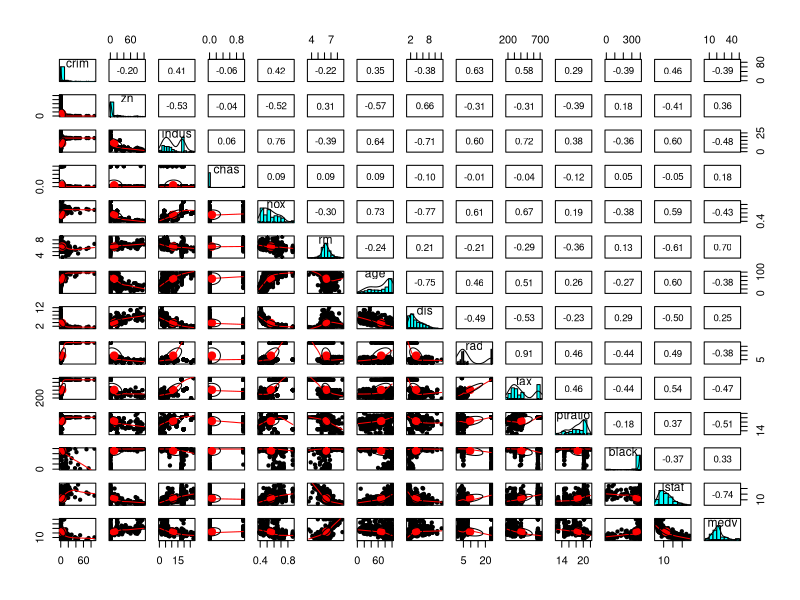
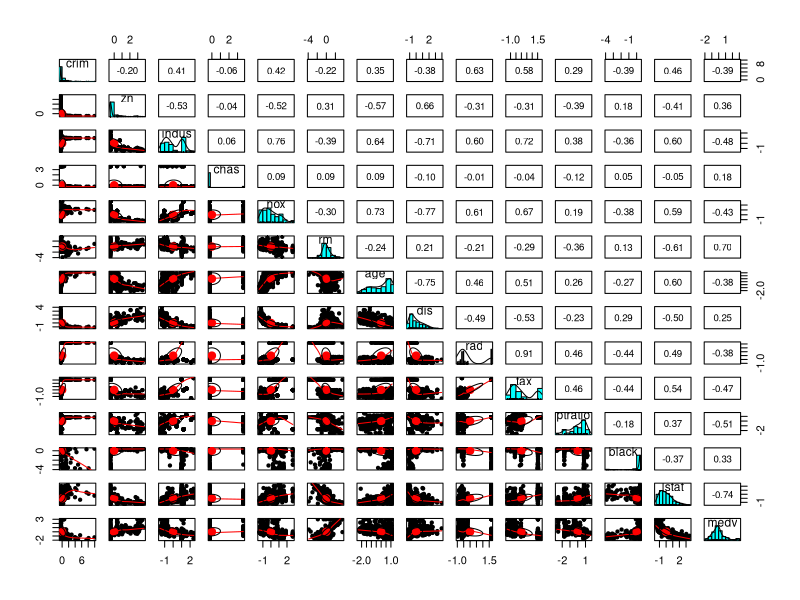
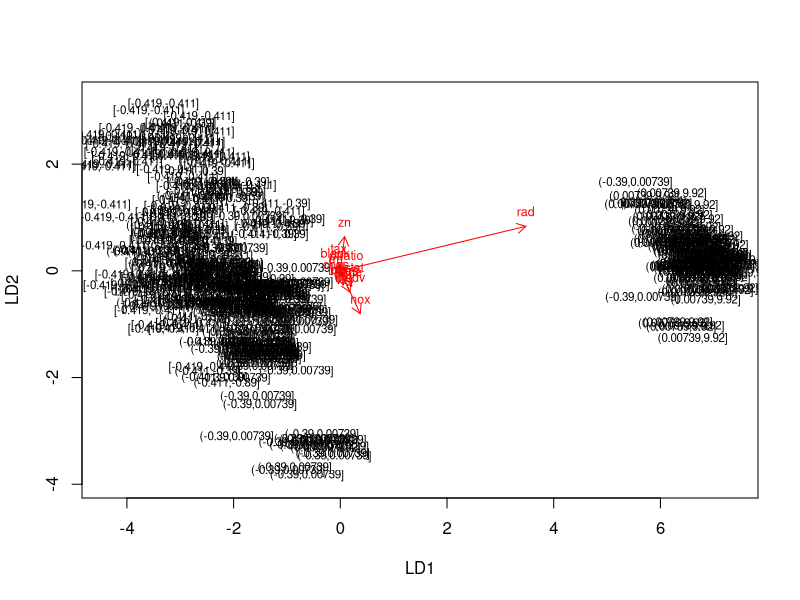
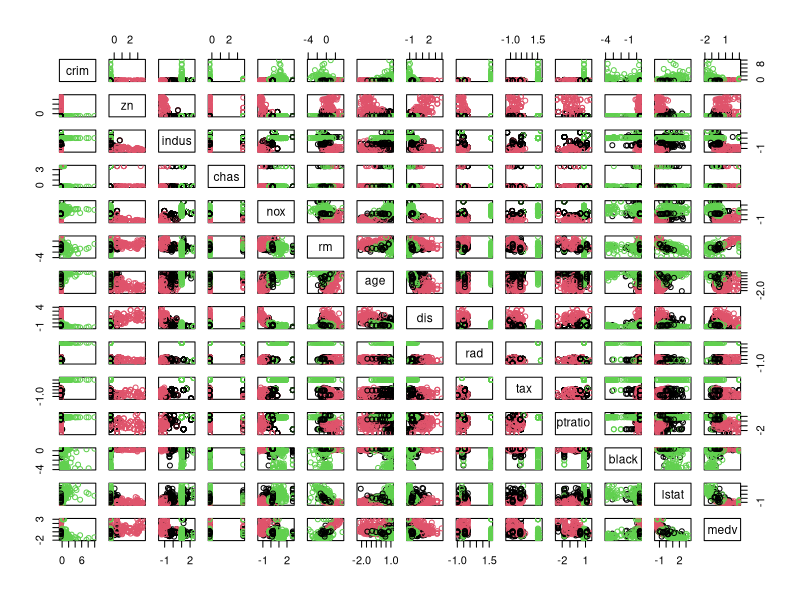
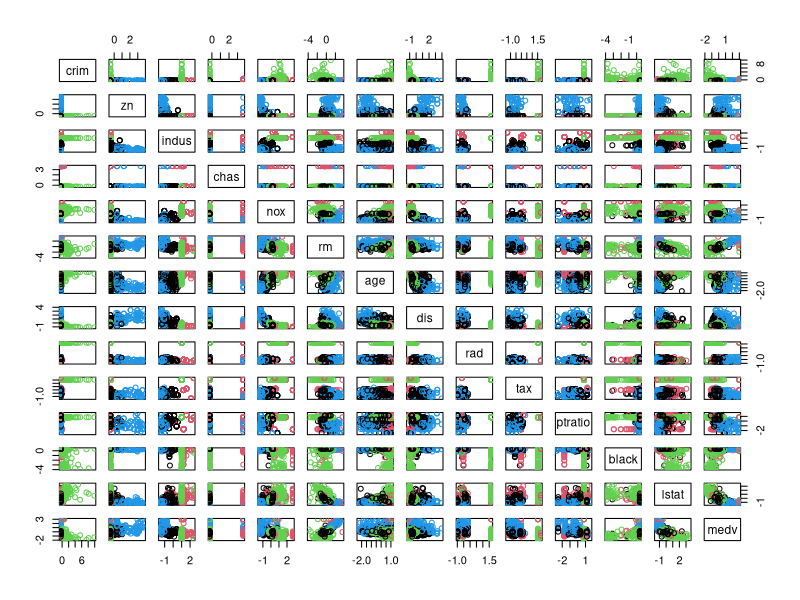
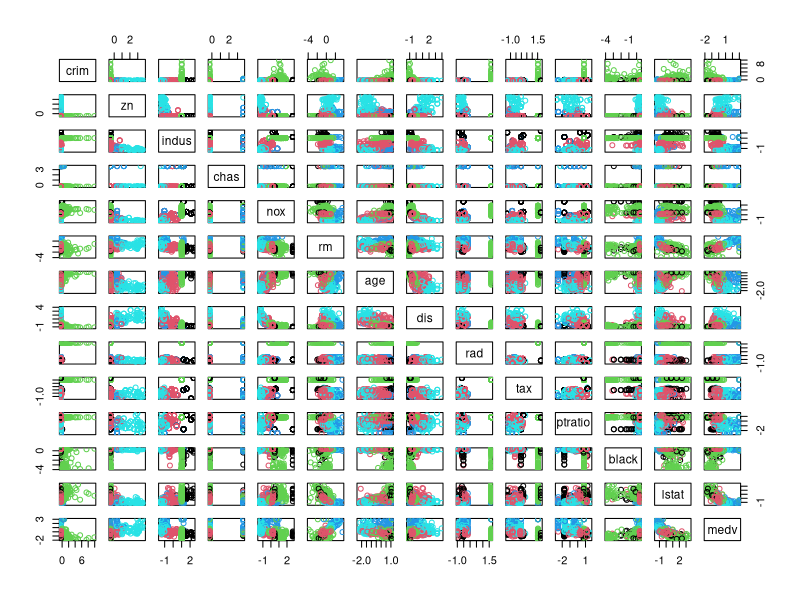
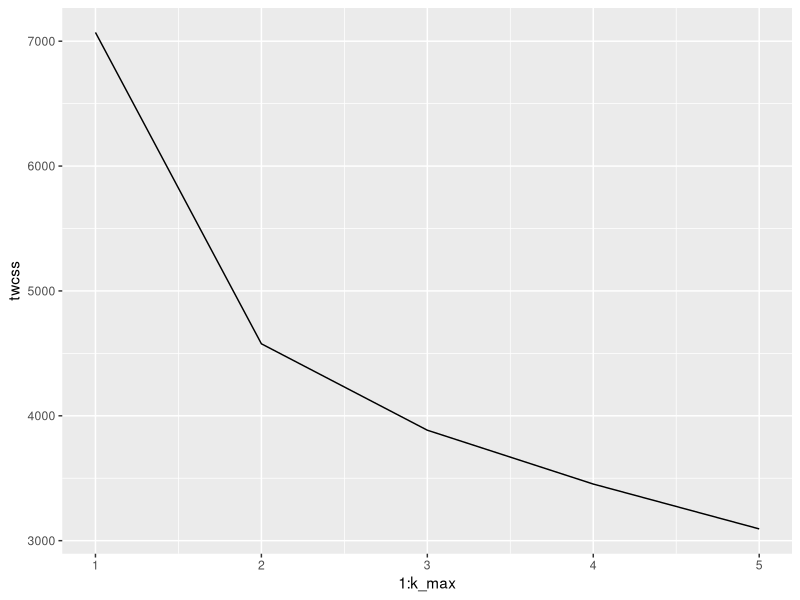
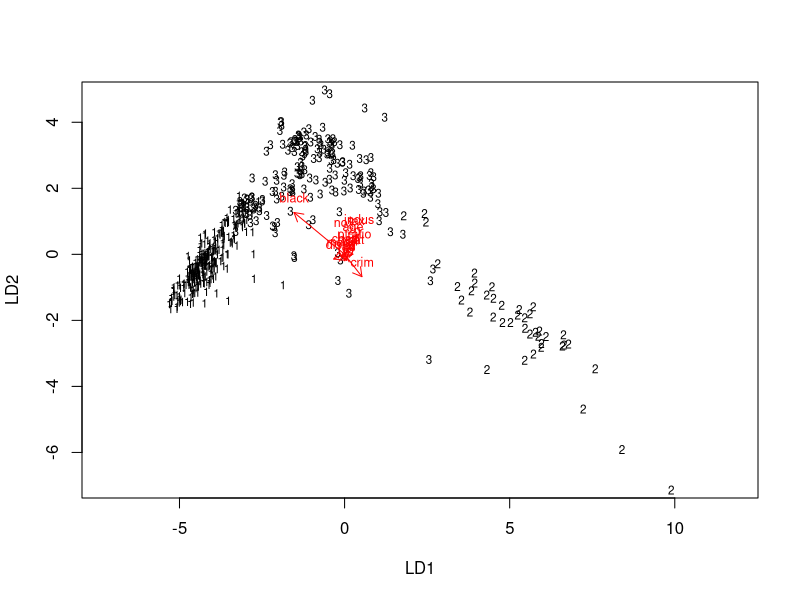

Reproduce these figures in R, in order.
## ---- chunk 1
date()
## ---- chunk 2
library(psych)
library(tidyverse)
library(MASS)
library(corrplot)
library(GGally)
## ---- chunk 3
data("Boston")
dim(Boston)
str(Boston)
## ---- chunk 4
pairs.panels(Boston)
summary(Boston)
## ---- chunk 5
boston_scaled <- scale(Boston)
boston_scaled <- as.data.frame(boston_scaled) # data frame
pairs.panels(boston_scaled)
summary(boston_scaled)
## ---- chunk 6
bins <- quantile(boston_scaled$crim)
crime <- cut(boston_scaled$crim, breaks = bins, include.lowest = TRUE)
boston_scaled$crim <- crime

n <- nrow(boston_scaled)
ind <- sample(n,  size = n * 0.8)
train <- boston_scaled[ind,]
test <- boston_scaled[-ind,]
## ---- chunk 7

lda.fit <- lda(crim ~ ., data = train)

lda.arrows <- function(x, myscale = 1, arrow_heads = 0.1, color = "red", tex = 0.75, choices = c(1,2)){
  heads <- coef(x)
  arrows(x0 = 0, y0 = 0, 
         x1 = myscale * heads[,choices[1]], 
         y1 = myscale * heads[,choices[2]], col=color, length = arrow_heads)
  text(myscale * heads[,choices], labels = row.names(heads), 
       cex = tex, col=color, pos=3)
}

classes <- as.numeric(train$crim)

plot(lda.fit, dimen = 2)
lda.arrows(lda.fit, myscale = 1)
## ---- chunk 8
correct_classes <- test$crim
test <- dplyr::select(test, -crim)

lda.pred <- predict(lda.fit, newdata = test)
table(correct = correct_classes, predicted = lda.pred$class)
## ---- chunk 9
boston_scaled <- scale(Boston)
boston_scaled <- as.data.frame(boston_scaled) # data frame

dist_eu <- dist(boston_scaled, method = "euclidean")
dist_man <- dist(boston_scaled, method = "manhattan")

km <- kmeans(boston_scaled, centers = 3)
pairs(boston_scaled, col = km$cluster)
## ---- chunk 10
km <- kmeans(boston_scaled, centers = 4)
pairs(boston_scaled, col = km$cluster)
## ---- chunk 11
km <- kmeans(boston_scaled, centers = 5)
pairs(boston_scaled, col = km$cluster)
## ---- chunk 12
k_max <- 5

# calculate the total within sum of squares
twcss <- sapply(1:k_max, function(k){kmeans(boston_scaled, k)$tot.withinss})

qplot(x = 1:k_max, y = twcss, geom = 'line')
## ---- chunk 13
boston_scaled <- scale(Boston)
boston_scaled <- as.data.frame(boston_scaled) # data frame

km <- kmeans(boston_scaled, centers = 3)
boston_scaled$cluster <- km$cluster

lda.fit <- lda(cluster ~ ., data = boston_scaled)

lda.arrows <- function(x, myscale = 1, arrow_heads = 0.1, color = "red", tex = 0.75, choices = c(1,2)){
  heads <- coef(x)
  arrows(x0 = 0, y0 = 0, 
         x1 = myscale * heads[,choices[1]], 
         y1 = myscale * heads[,choices[2]], col=color, length = arrow_heads)
  text(myscale * heads[,choices], labels = row.names(heads), 
       cex = tex, col=color, pos=3)
}

plot(lda.fit, dimen = 2)
lda.arrows(lda.fit, myscale = 1)
